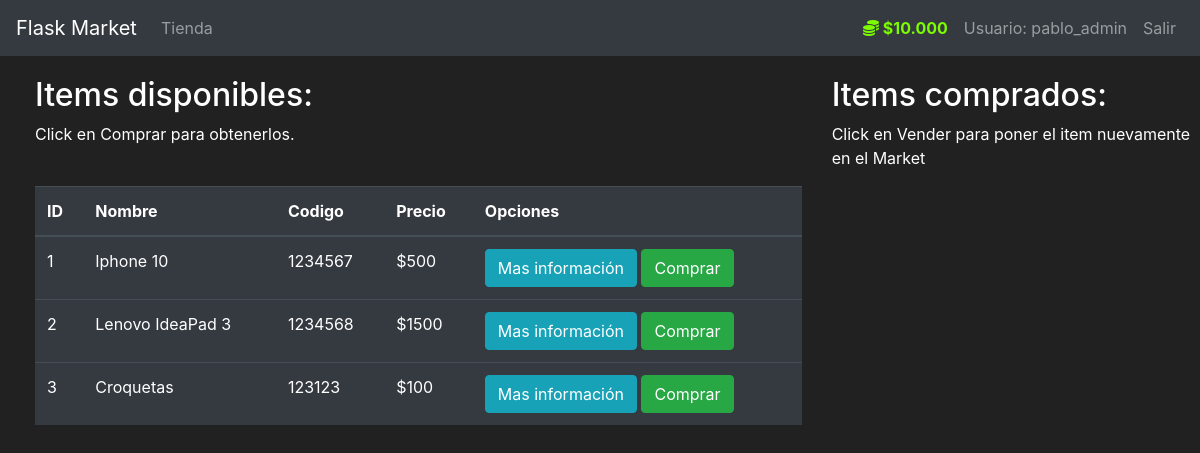
Page /market (signed in) on the committed database.
### market/models.py (models this page shows, shortened)
class User(db.Model, UserMixin):
    id = db.Column(db.Integer(), primary_key=True)
    username = db.Column(db.String(length=30), nullable=False, unique=True)
    email_address = db.Column(db.String(length=50),
                              nullable=False,
                              unique=True)
    password_hash = db.Column(db.String(length=60), nullable=False)
    budget = db.Column(db.Integer(), nullable=False, default=1000)
    items = db.relationship('Item', backref='owned_user', lazy=True)
    @property
    def prettier_budget(self):
        if len(str(self.budget)) >= 4:
            return f'${str(self.budget)[:-3]}.{str(self.budget)[-3:]}'
        else:
            return f"${self.budget}"
    @property
    def password(self):
        return self.password

class Item(db.Model):
    id = db.Column(db.Integer(), primary_key=True)
    name = db.Column(db.String(length=30), nullable=False, unique=True)
    price = db.Column(db.Integer(), nullable=False)
    barcode = db.Column(db.String(length=12), nullable=False, unique=True)
    description = db.Column(db.String(length=1024),
                            nullable=False,
                            unique=True)
    owner = db.Column(db.Integer(), db.ForeignKey('user.id'))

### market/routes.py (the view, shortened to what this page needs)
@app.route('/market', methods=['GET', 'POST'])
@login_required
def market_page():
    purchase_form = PurchaseItemForm()
    selling_form = SellItemForm()
    if request.method == "GET":
        items = Item.query.filter_by(owner=None)
        owned_items = Item.query.filter_by(owner=current_user.id)
        return render_template('market.html',
                               items=items,
                               purchase_form=purchase_form,
                               owned_items=owned_items,
                               selling_form=selling_form)

### market/models.py (called while the page is built)
@login_manager.user_loader
def load_user(user_id):
    return User.query.get(int(user_id))

### market/templates/market.html (shortened to what this page needs)
{% extends 'base.html' %}
{% block content %}
<div class="row" style="margin-top:20px; margin-left:20px">
    <div class="col-8">
        <h2>Items disponibles: </h2>
        <p>Click en Comprar para obtenerlos.</p>
        <br>
        <table class="table table-hover table-dark">
            <thead>
                <tr>
                    <th scope="col">ID</th>
                    <th scope="col">Nombre</th>
                    <th scope="col">Codigo</th>
                    <th scope="col">Precio</th>
                    <th scope="col">Opciones</th>
                </tr>
            </thead>
            <tbody>
                {% for item in items %}
                <tr>
                    <td>{{ item.id }}</td>
                    <td>{{ item.name }}</td>
                    <td>{{ item.barcode }}</td>
                    <td>${{ item.price }}</td>
                    <td>
                        <button class="btn btn-outline btn-info" data-toggle="modal"
                            data-target="#Modal-MoreInfo-{{ item.id }}">Mas información</button>
                        <button class="btn btn-outline btn-success" data-toggle="modal"
                            data-target="#Modal-PurchaseConfirm-{{ item.id }}">Comprar</button>
                    </td>
                </tr>
                {% endfor %}
            </tbody>
        </table>
    </div>
    <div class="col-4">
        <h2>Items comprados: </h2>
        <p>Click en Vender para poner el item nuevamente en el Market</p>
        <br>
    </div>
</div>
{% endblock %}

### market/templates/base.html (shortened to what this page needs)
<!doctype html>
<html lang="es">
<head>
    <link rel="stylesheet" href="https://cdn.jsdelivr.net/npm/bootstrap@4.5.3/dist/css/bootstrap.min.css"
>
</head>
<body>
    <nav class="navbar navbar-expand-md navbar-dark bg-dark">
        <a class="navbar-brand" href="{{ url_for('home_page') }}">Flask Market</a>
        <div class="collapse navbar-collapse" id="navbarNav">
            <ul class="navbar-nav mr-auto">
                <li class="nav-item">
                    <a class="nav-link" href="{{ url_for('market_page') }}">Tienda</a>
                </li>
            </ul>
            {% if current_user.is_authenticated %}
            <ul class="navbar-nav">
                <li class="nav-item">
                    <a class="nav-link" style="color: lawngreen; font-weight: bold">
                        <i class="fas fa-coins"></i>
                        {{ current_user.prettier_budget }}
                    </a>
                </li>
                <li class="nav-item">
                    <a class="nav-link">Usuario: {{ current_user.username }}</a>
                </li>
                <li class="nav-item">
                    <a class="nav-link" href="{{ url_for('logout_page') }}">Salir</a>
                </li>
            </ul>
            {% endif %}
        </div>
    </nav>
    {% block content %}
    {% endblock %}
</body>
</html>

### market/templates/base.html (style rules this page uses)
body { background-color: #212121; color: white }

### rows in the picture
User: prettier_budget "$10.000", username "pablo_admin"
Item: id "1", name "Iphone 10", barcode "1234567", price "500"
Item: id "2", name "Lenovo IdeaPad 3", barcode "1234568", price "1500"
Item: id "3", name "Croquetas", barcode "123123", price "100"
